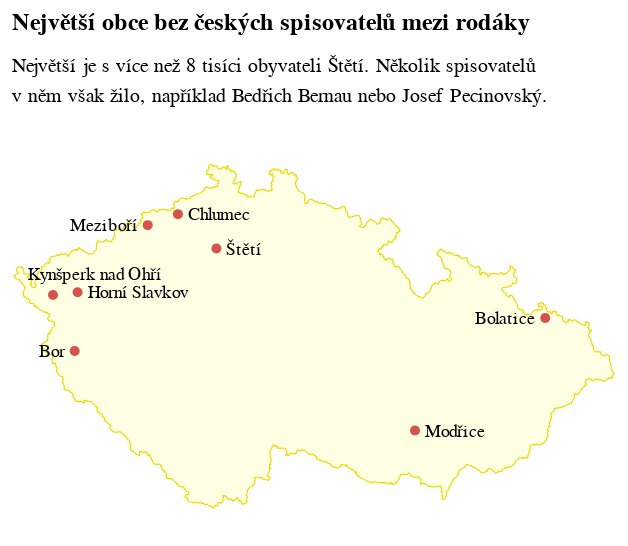

Notebook code cell kept with this figure:
### Code cell
chvost = mapka(
    filtr=top_bez.drop('rodna_obec').rename({'name':'rodna_obec'}), 
    vpravo=['Horní Slavkov','Štětí','Chlumec','Modřice'],
    nadpis=["Největší obce bez českých spisovatelů mezi rodáky"],
    shift=['Kynšperk nad Ohří'],
    podnadpis=["Největší je s více než 8 tisíci obyvateli Štětí. Několik spisovatelů","v něm však žilo, například Bedřich Bernau nebo Josef Pecinovský."],
    bez_porodnic=False,
    kolik=8,
    posunY=-10.5,
    posunX=21
)

chvost

### Figure 1 — Vega-Lite specification as saved in the notebook (floating-point values rounded to 4 significant figures; data arrays with more than 128 entries replaced by an {"elided": "..."} marker saying what was removed)
{"config": {"title": {"font": "Noticia Text", "fontSize": 12, "anchor": "start", "lineHeight": 19, "fontWeight": "bolder", "subtitleFont": "Noticia Text", "subtitleFontSize": 10, "subtitleLineHeight": 15, "subtitlePadding": 10, "dy": -10}, "axis": {"labelFont": "Asap", "titleFont": "Asap", "fontWeight": "lighter", "titleFontWeight": "lighter", "labelFontSize": 9, "titleFontSize": 9, "labelPadding": 2, "titlePadding": 9, "domainOpacity": 0, "tickColor": "#DCDDD6"}, "legend": {"labelFont": "Asap", "labelFontWeight": "normal", "titleFont": "Asap", "titleFontWeight": "normal", "labelFontSize": 9, "titleFontSize": 9}}, "layer": [{"data": {"values": [{"id": "0", "type": "Feature", "properties": {}, "geometry": {"type": "Polygon", "coordinates": {"elided": "1x1056x2 float values"}}, "bbox": [12.09, 48.55, 18.86, 51.06]}]}, "mark": {"type": "geoshape", "fill": "#FFFFE4", "filled": true, "stroke": "#EED801", "strokeWidth": 0.6}, "title": {"text": ["Největší obce bez českých spisovatelů mezi rodáky"], "subtitle": ["Největší je s více než 8 tisíci obyvateli Štětí. Několik spisovatelů", "v něm však žilo, například Bedřich Bernau nebo Josef Pecinovský."]}}, {"data": {"name": "data-7ca41a874eeec360ba55438f387967d9"}, "mark": {"type": "circle", "color": "#D6534B", "opacity": 1, "size": 25}, "encoding": {"latitude": {"field": "latitude", "type": "quantitative"}, "longitude": {"field": "longitude", "type": "quantitative"}}}, {"data": {"name": "data-d751713988987e9331980363e24189ce"}, "mark": {"type": "circle", "color": "#D6534B", "opacity": 0.5, "size": 25}, "encoding": {"latitude": {"field": "latitude", "type": "quantitative"}, "longitude": {"field": "longitude", "type": "quantitative"}}}, {"data": {"name": "data-bad1becbcba954ee9067f7b7240443c8"}, "mark": {"type": "text", "align": "left", "baseline": "middle", "dx": 5, "dy": 0, "font": "Asap", "fontSize": 9}, "encoding": {"latitude": {"field": "latitude", "type": "quantitative"}, "longitude": {"field": "longitude", "type": "quantitative"}, "text": {"field": "rodna_obec", "type": "nominal"}}}, {"data": {"name": "data-27e9453b610ead4f5f12e4314b5b6ced"}, "mark": {"type": "text", "align": "right", "baseline": "middle", "dx": -5, "dy": 0, "font": "Asap", "fontSize": 9}, "encoding": {"latitude": {"field": "latitude", "type": "quantitative"}, "longitude": {"field": "longitude", "type": "quantitative"}, "text": {"field": "rodna_obec", "type": "nominal"}}}, {"data": {"name": "data-ab12929948c491508c7ff7e5843670fc"}, "mark": {"type": "text", "align": "center", "baseline": "middle", "dx": 21, "dy": -10.5, "font": "Asap", "fontSize": 9}, "encoding": {"latitude": {"field": "latitude", "type": "quantitative"}, "longitude": {"field": "longitude", "type": "quantitative"}, "text": {"field": "rodna_obec", "type": "nominal"}}}], "height": 200, "width": 300, "$schema": "https://vega.github.io/schema/vega-lite/v5.8.0.json", "datasets": {"data-7ca41a874eeec360ba55438f387967d9": [{"100_7": null, "rodna_obec": "Štětí", "population": 8609, "podil": null, "population_right": 8609, "longitude": 14.37, "latitude": 50.45}, {"100_7": null, "rodna_obec": "Modřice", "population": 5656, "podil": null, "population_right": 5656, "longitude": 16.61, "latitude": 49.13}, {"100_7": null, "rodna_obec": "Horní Slavkov", "population": 5438, "podil": null, "population_right": 5438, "longitude": 12.81, "latitude": 50.14}, {"100_7": null, "rodna_obec": "Bor", "population": 5132, "podil": null, "population_right": 5132, "longitude": 12.78, "latitude": 49.71}, {"100_7": null, "rodna_obec": "Meziboří", "population": 4587, "podil": null, "population_right": 4587, "longitude": 13.6, "latitude": 50.62}, {"100_7": null, "rodna_obec": "Bolatice", "population": 4501, "podil": null, "population_right": 4501, "longitude": 18.08, "latitude": 49.95}, {"100_7": null, "rodna_obec": "Kynšperk nad Ohří", "population": 4496, "podil": null, "population_right": 4496, "longitude": 12.53, "latitude": 50.12}, {"100_7": null, "rodna_obec": "Chlumec", "population": 4280, "podil": null, "population_right": 4280, "longitude": 13.94, "latitude": 50.7}], "data-d751713988987e9331980363e24189ce": [], "data-bad1becbcba954ee9067f7b7240443c8": [{"100_7": null, "rodna_obec": "Štětí", "population": 8609, "podil": null, "population_right": 8609, "longitude": 14.37, "latitude": 50.45}, {"100_7": null, "rodna_obec": "Modřice", "population": 5656, "podil": null, "population_right": 5656, "longitude": 16.61, "latitude": 49.13}, {"100_7": null, "rodna_obec": "Horní Slavkov", "population": 5438, "podil": null, "population_right": 5438, "longitude": 12.81, "latitude": 50.14}, {"100_7": null, "rodna_obec": "Chlumec", "population": 4280, "podil": null, "population_right": 4280, "longitude": 13.94, "latitude": 50.7}], "data-27e9453b610ead4f5f12e4314b5b6ced": [{"100_7": null, "rodna_obec": "Bor", "population": 5132, "podil": null, "population_right": 5132, "longitude": 12.78, "latitude": 49.71}, {"100_7": null, "rodna_obec": "Meziboří", "population": 4587, "podil": null, "population_right": 4587, "longitude": 13.6, "latitude": 50.62}, {"100_7": null, "rodna_obec": "Bolatice", "population": 4501, "podil": null, "population_right": 4501, "longitude": 18.08, "latitude": 49.95}], "data-ab12929948c491508c7ff7e5843670fc": [{"100_7": null, "rodna_obec": "Kynšperk nad Ohří", "population": 4496, "podil": null, "population_right": 4496, "longitude": 12.53, "latitude": 50.12}]}}
